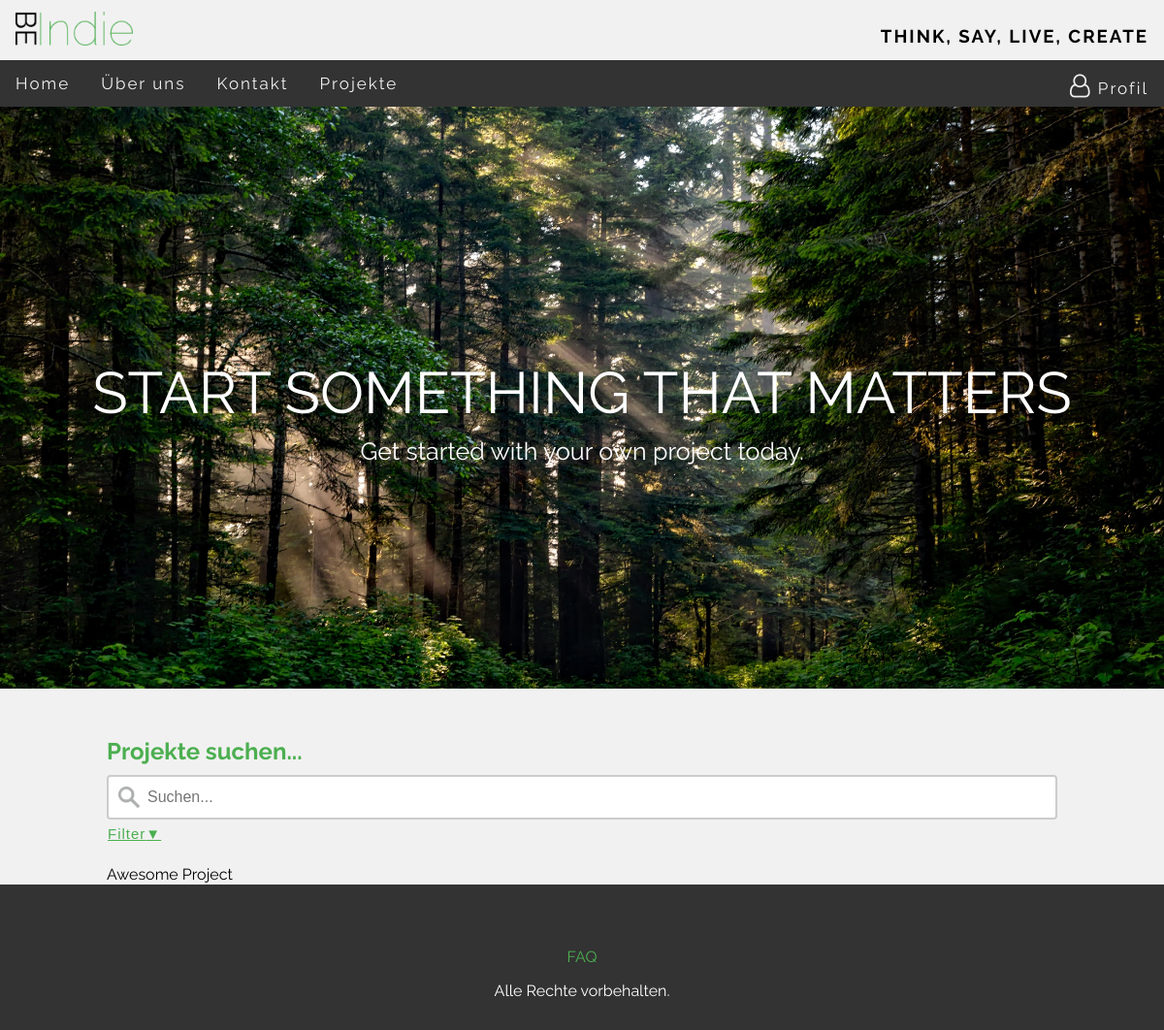
Page /BeIndie/index.php on the earlier database version.
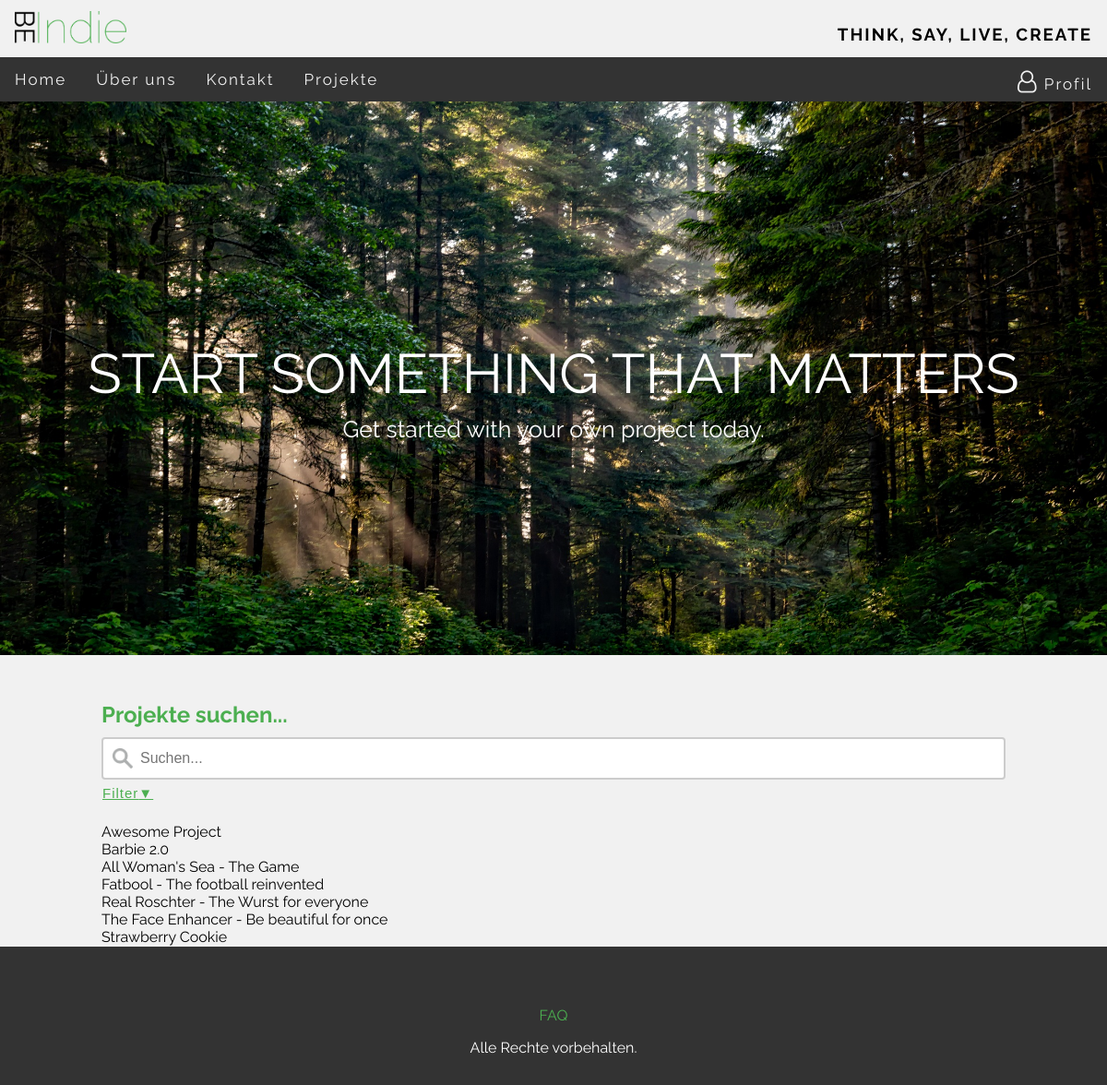
Same page on the later database version.
### tables this page shows
CREATE TABLE `project` (
  `project_ID` int(11) NOT NULL,
  `creator` varchar(200) NOT NULL,
  `title` varchar(200) NOT NULL,
  `goal` int(11) NOT NULL,
  `current_status` int(11) NOT NULL,
  `start_date` date NOT NULL,
  `end_date` date NOT NULL,
  `category` varchar(200) NOT NULL
);

### BeIndie/includes/pages/start/start.php (the view, shortened to what this page needs)
<div id="head">
    <p class="adtext1">Start something that matters</p>
    <p class="adtext2">Get started with your own project today.</p>
</div>
<div id="content">
    <div id="top-content">
        <div id="table">
            <h2>Projekte suchen...</h2>
            <input type="text" name="search" placeholder="Suchen..." id="search" class="search">
            <button class="filter">Filter</button>
            <div id="display_all">
                <?php
                include ("includes/functions/swConnect.php");
                $query = "SELECT title FROM project";
                $result = mysqli_query($conn, $query);
                while ($output = mysqli_fetch_assoc($result)) {
                echo $output["title"] . "<br/>";
                }
                include ("includes/functions/swClose.php");
                ?>
            </div>
        </div>
    </div>
</div>

### BeIndie/index.php (shortened to what this page needs)
<?php
$pagePath = "includes/pages/start/start.php";
$page = "start";
?>
<!DOCTYPE html>
<html>
    <head>
        <link rel="stylesheet" href="https://cdnjs.cloudflare.com/ajax/libs/font-awesome/4.7.0/css/font-awesome.min.css">
        <link rel="stylesheet" type="text/css" href="css/style.css">
    </head>
    <body>
        <div class="container">
            <?php include("includes/header.php"); ?>
            <main>
                <?php include ($pagePath); ?>
            </main>
            <?php include("includes/footer.php"); ?>
        </div>
    </body>
</html>

### BeIndie/includes/header.php (shortened to what this page needs)
<header>
    <div id="nav">
        <div id="navhead">
            <a href="index.php"><img src="images/logo.png" alt="logo"/></a><h3>Think, say, live, create</h3>
        </div>
        <div id="navbar">
            <ul class="topnav" id="myTopnav">
                <li class="<?php if ($page == 'start') {echo "active";} ?>"><a href="index.php">Home</a></li>
                <li class="<?php if ($page == 'about') {echo "active";} ?>"><a href="index.php?page=about">Über uns</a></li>
                <li class="<?php if ($page == 'contact') {echo "active";} ?>"><a href="index.php?page=contact">Kontakt</a></li>
                <li><a href="#">Projekte</a>
                </li>
                <li class="login" onclick="document.getElementById('id01').style.display='block'"><a href="#login"><i class="fa fa-user-o" style="font-size:24px"></i>  Profil</a></li>
            </ul>
        </div>
</header>

### BeIndie/includes/functions/swConnect.php (shortened to what this page needs)
<br/>
<br/>

### BeIndie/includes/functions/swClose.php (shortened to what this page needs)
<br/>

### BeIndie/includes/footer.php
<footer>
    <article>
        <p id="footer_link"><a href="index.php?page=faq">FAQ</a></p>
        <p>Alle Rechte vorbehalten.</p>
    </article>
</footer>

### BeIndie/css/style.css (style rules this page uses)
* { margin: 0; }
body,h2,h3,h4,h5,h6,h7 { font-family: 'Raleway', sans-serif; }
#navhead { padding-top: 12px; overflow: hidden; width: 100%; position: relative; background-color: #f1f1f1; transition: height 0.3s linear 0s, padding 0.3s linear 0s; }
#navhead img { max-height: 35px; padding: 0.01em 16px; }
#navhead h3 { float: right; line-height: 50px; text-transform: uppercase; letter-spacing: 2px; padding: 0.01em 16px; }
#navbar { margin-bottom: -4px; }
ul.topnav { clear: both; list-style-type: none; margin: 0; padding: 0; overflow: hidden; background-color: #333; width: 100%; height: 48px; display: inline-block; }
ul.topnav li { float: left; }
ul.topnav li a { display: inline-block; color: #f2f2f2; text-align: center; padding: 14px 16px; text-decoration: none; transition: 0.3s; font-size: 17px; letter-spacing: 2px; position: relative; }
ul.topnav li.login { float: right; }
#head { clear: both; background-image: url(../images/banner10.jpg); height: 600px; background-repeat: no-repeat; background-size: cover; background-position: center center; position: relative; z-index: -1; }
#head p.adtext1 { color: white; font-size: 60px; text-align: center; text-transform: uppercase; padding-top: 250px; line-height: 1.5; }
#head p.adtext2 { color: white; font-size: 25px; text-align: center; }
#top-content { background-color: #f1f1f1; }
input.search { width: 100%; box-sizing: border-box; border: 2px solid #ccc; border-radius: 4px; font-size: 16px; background-color: white; background-image: url('../images/searchicon.png'); background-position: 10px 10px; background-repeat: no-repeat; background-size: 22px; padding: 12px 20px 12px 40px; margin-top: 10px; color: black; }
button.filter { color: #4CAF50; background-color: transparent; cursor: pointer; width: 100%; text-align: left; border: none; outline: none; transition: 0.3s; font-size: 15px; margin-bottom: 3px; text-decoration: underline; letter-spacing: 1px; margin-left: -5px; margin-top: 5px; }
button.filter:after { content: '\25BC'; font-size: 15px; color: #4CAF50; }
#table { width: 980px; margin: 0 auto; padding-top: 50px; }
#table h2 { color: #4CAF50; }
#display_all, #search_result { margin-top: -18px; }
footer { clear: both; background-color: #333; color: white; height: 150px; text-align: center; }
footer article { padding-top: 50px; }
#footer_link a { line-height: 50px; text-decoration: none; color: #4CAF50; }

Differences in the rows shown:
added project: title "Barbie 2.0"
added project: title "All Woman's Sea - The Game"
added project: title "Fatbool - The football reinvented"
added project: title "Real Roschter - The Wurst for everyone"
added project: title "The Face Enhancer - Be beautiful for once"
added project: title "Strawberry Cookie"
